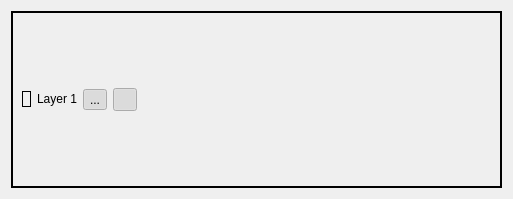
<?xml version="1.0" encoding="UTF-8"?>
<ui version="4.0">
 <class>LayerWidget</class>
 <widget class="QWidget" name="LayerWidget">
  <property name="geometry">
   <rect>
    <x>0</x>
    <y>0</y>
    <width>513</width>
    <height>199</height>
   </rect>
  </property>
  <property name="windowTitle">
   <string>Form</string>
  </property>
  <layout class="QHBoxLayout" name="horizontalLayout">
   <item>
    <widget class="QFrame" name="frame">
     <property name="frameShape">
      <enum>QFrame::Box</enum>
     </property>
     <property name="frameShadow">
      <enum>QFrame::Plain</enum>
     </property>
     <property name="lineWidth">
      <number>2</number>
     </property>
     <property name="midLineWidth">
      <number>2</number>
     </property>
     <layout class="QHBoxLayout" name="horizontalLayout_2">
      <item>
       <widget class="QLabel" name="lblImageLayer">
        <property name="sizePolicy">
         <sizepolicy hsizetype="Maximum" vsizetype="Maximum">
          <horstretch>0</horstretch>
          <verstretch>0</verstretch>
         </sizepolicy>
        </property>
        <property name="frameShape">
         <enum>QFrame::Box</enum>
        </property>
        <property name="text">
         <string/>
        </property>
        <property name="pixmap">
         <pixmap>w32.png</pixmap>
        </property>
       </widget>
      </item>
      <item>
       <widget class="QLabel" name="lblLayerName">
        <property name="sizePolicy">
         <sizepolicy hsizetype="Preferred" vsizetype="Maximum">
          <horstretch>0</horstretch>
          <verstretch>0</verstretch>
         </sizepolicy>
        </property>
        <property name="text">
         <string>Layer 1</string>
        </property>
       </widget>
      </item>
      <item>
       <widget class="QToolButton" name="btnVisible">
        <property name="toolTip">
         <string>Should this layer be visible?</string>
        </property>
        <property name="text">
         <string>...</string>
        </property>
        <property name="icon">
         <iconset resource="../stdres.qrc">
          <normaloff>:/res/canvas/eye32off.png</normaloff>
          <normalon>:/res/canvas/eye32.png</normalon>
          <activeoff>:/res/canvas/eye32off.png</activeoff>
          <selectedoff>:/res/canvas/eye32off.png</selectedoff>:/res/canvas/eye32off.png</iconset>
        </property>
        <property name="checkable">
         <bool>true</bool>
        </property>
        <property name="checked">
         <bool>true</bool>
        </property>
       </widget>
      </item>
      <item>
       <widget class="QToolButton" name="btnRenderable">
        <property name="toolTip">
         <string>Should this layer appear in render?</string>
        </property>
        <property name="text">
         <string/>
        </property>
        <property name="icon">
         <iconset resource="../stdres.qrc">
          <normaloff>:/res/canvas/camera32off.png</normaloff>
          <normalon>:/res/canvas/camera32.png</normalon>:/res/canvas/camera32off.png</iconset>
        </property>
        <property name="checkable">
         <bool>true</bool>
        </property>
        <property name="checked">
         <bool>true</bool>
        </property>
       </widget>
      </item>
      <item>
       <spacer name="horizontalSpacer">
        <property name="orientation">
         <enum>Qt::Horizontal</enum>
        </property>
        <property name="sizeHint" stdset="0">
         <size>
          <width>40</width>
          <height>20</height>
         </size>
        </property>
       </spacer>
      </item>
     </layout>
    </widget>
   </item>
  </layout>
 </widget>
 <resources>
  <include location="../stdres.qrc"/>
 </resources>
 <connections/>
</ui>
